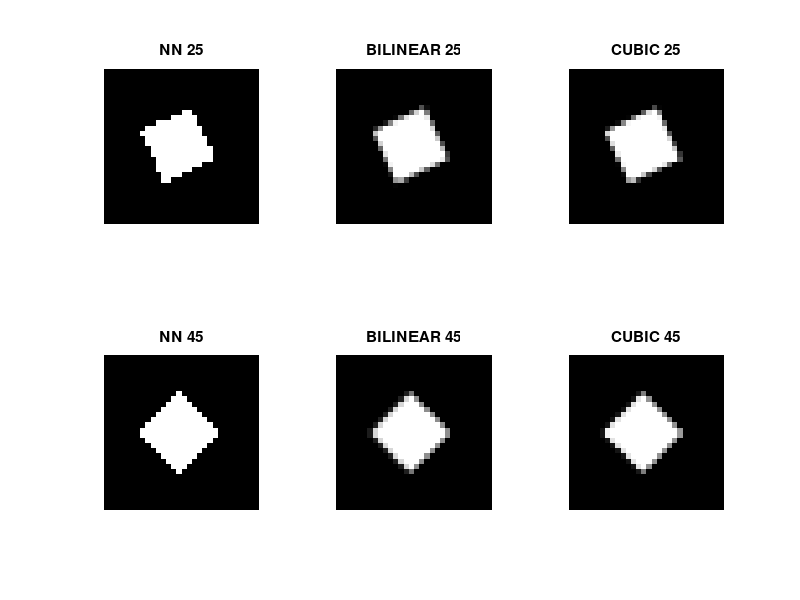

The MATLAB source for this figure: (Note: this script raises an error after producing the figure.)
%(a)
A=zeros(30,30);
imshow(A)
for i=10:20
    for j=10:20
        A(i,j)=1;
    end
end
%(b) 
figure(1)
NN_25 = imrotate(A,25,'nearest','crop');
NN_45 = imrotate(A,45,'nearest','crop');
subplot(2,3,1); imshow(NN_25) ; title('NN 25') ; 
subplot(2,3,4); imshow(NN_45) ; title('NN 45') ;
Bilinear_25 = imrotate(A,25,'bilinear','crop');
Bilinear_45 = imrotate(A,45,'bilinear','crop');
subplot(2,3,2); imshow(Bilinear_25) ; title('BILINEAR 25') ; 
subplot(2,3,5); imshow(Bilinear_45) ; title('BILINEAR 45') ;
CUBIC_25 = imrotate(A,25,'bicubic','crop');
CUBIC_45 = imrotate(A,45,'bicubic','crop');
subplot(2,3,3); imshow(CUBIC_25) ; title('CUBIC 25') ; 
subplot(2,3,6); imshow(CUBIC_45) ; title('CUBIC 45') ;
%(d)
figure(2)
MRI=imread('mri.tif');
subplot(2,2,1);imshow(MRI);title('ORIGINAL');
MRI_BILINEAR=imresize(MRI,2,'bilinear');
subplot(2,2,2);imshow(MRI_BILINEAR);title('BILINEAR');
MRI_CUBIC=imresize(MRI,2,'bicubic');
subplot(2,2,3);imshow(MRI_CUBIC);title('BICUBIC');
MRI_NN=imresize(MRI,2,'nearest');
subplot(2,2,4);imshow(MRI_NN);title('NN');
